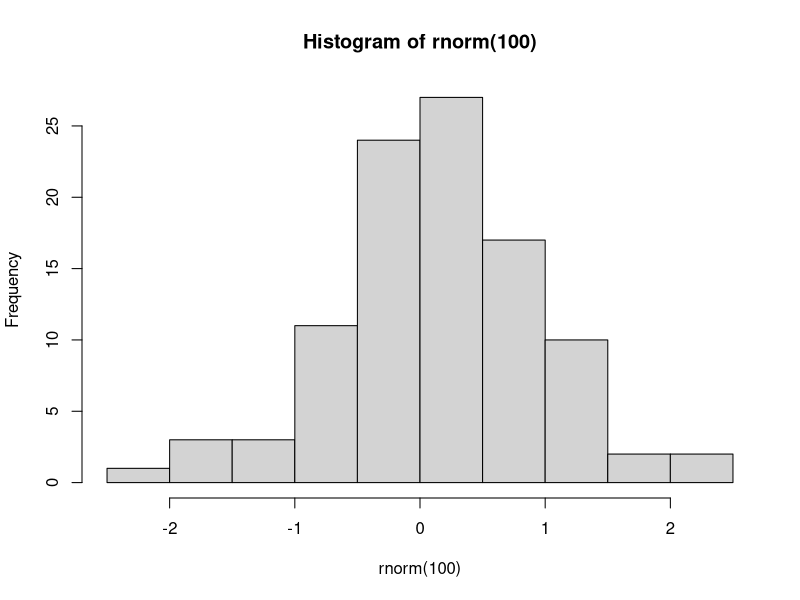
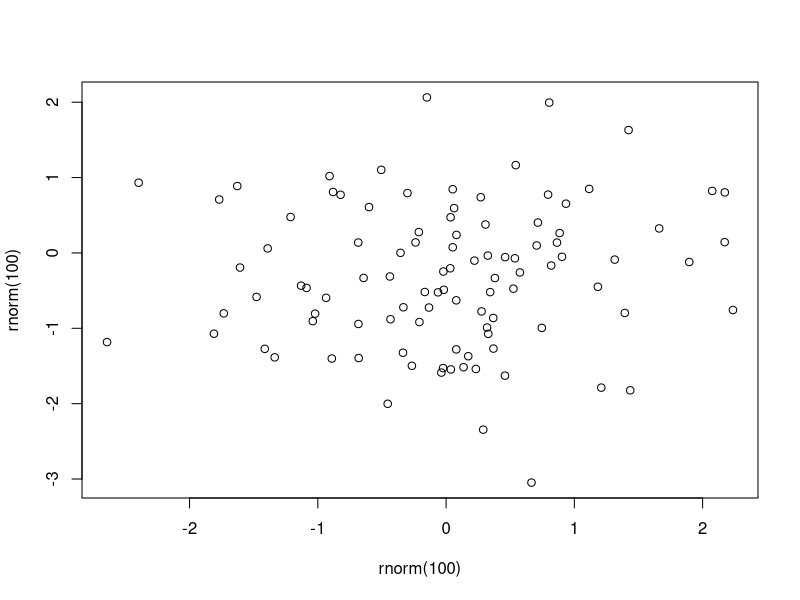

Generate these figures, in order, with R:
## ---- chunk 1

## ---- chunk 2
hist(rnorm(100))
## ---- chunk 3
plot(rnorm(100), rnorm(100))

## ---- chunk 4

## ---- chunk 5

